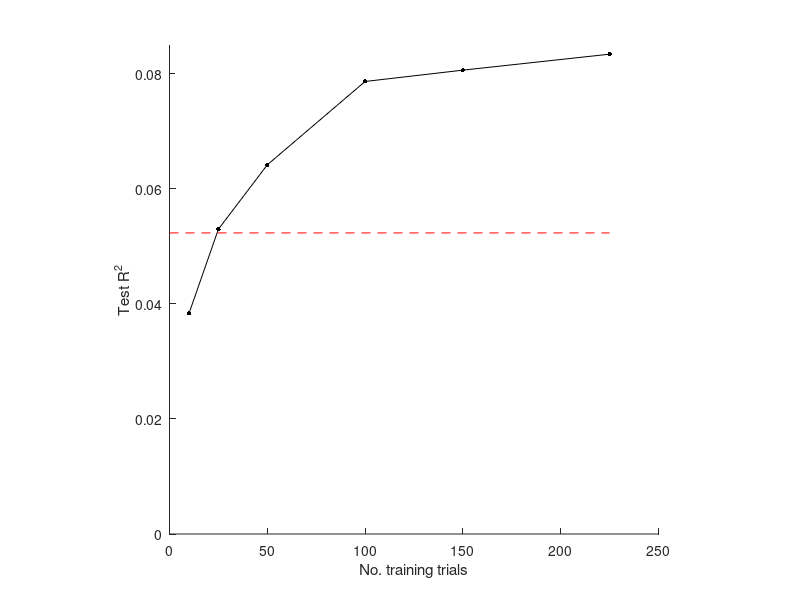

The MATLAB script that drew this image:
% data_efficiency_summary.m
%
% Description: Summarize mDLAG test performance as we limit the number of
%              available training trials in an example Neuropixels dataset.
%
% Author:
%     Evren Gokcen    egokcen@cmu.edu

%% mDLAG performance as a function of available training trials

NList = [10 25 50 100 150 225];  % No. trials in each training set
stimIdx = 2; % Index into the example dataset
sessIdx = 2; % Index into the example dataset

% Load performances
mdlag_subtrials = load('./results/subtrials_mdlag.mat');
gfa_subtrials = load('./results/pred_gfa.mat');

% mDLAG performance as a function of number of available training trials
figure;
hold on;
plot(NList, mdlag_subtrials.R2,'k.-', 'markersize', 10);
line([0 NList(end)], [gfa_subtrials.R2gfa(stimIdx,sessIdx) ...
    gfa_subtrials.R2gfa(stimIdx,sessIdx)], ...
    'color', 'r', 'linestyle', '--');
ylim([0 0.085]);
axis square;
xlabel('No. training trials');
ylabel('Test R^2');
